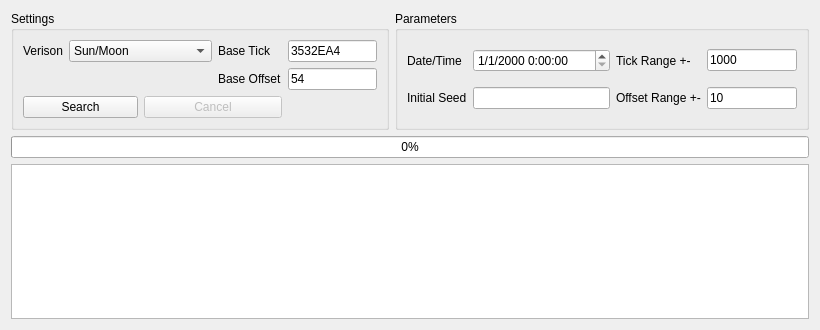
<?xml version="1.0" encoding="UTF-8"?>
<ui version="4.0">
 <class>ProfileCalibrater7</class>
 <widget class="QWidget" name="ProfileCalibrater7">
  <property name="geometry">
   <rect>
    <x>0</x>
    <y>0</y>
    <width>820</width>
    <height>330</height>
   </rect>
  </property>
  <property name="minimumSize">
   <size>
    <width>820</width>
    <height>330</height>
   </size>
  </property>
  <property name="windowTitle">
   <string>Profile Calibrater</string>
  </property>
  <layout class="QGridLayout" name="gridLayout_2">
   <item row="0" column="0">
    <widget class="QGroupBox" name="groupBox_2">
     <property name="title">
      <string>Settings</string>
     </property>
     <layout class="QGridLayout" name="gridLayout_3">
      <item row="0" column="0">
       <widget class="QLabel" name="labelVerison">
        <property name="text">
         <string>Verison</string>
        </property>
       </widget>
      </item>
      <item row="0" column="1" colspan="2">
       <widget class="QComboBox" name="comboBox">
        <item>
         <property name="text">
          <string>Sun/Moon</string>
         </property>
        </item>
        <item>
         <property name="text">
          <string>Ultra Sun/Ultra Moon</string>
         </property>
        </item>
       </widget>
      </item>
      <item row="0" column="3">
       <widget class="QLabel" name="labelBaseTick">
        <property name="text">
         <string>Base Tick</string>
        </property>
       </widget>
      </item>
      <item row="0" column="4">
       <widget class="TextBox" name="textBoxBaseTick">
        <property name="sizePolicy">
         <sizepolicy hsizetype="Preferred" vsizetype="Fixed">
          <horstretch>0</horstretch>
          <verstretch>0</verstretch>
         </sizepolicy>
        </property>
        <property name="text">
         <string notr="true">3532EA4</string>
        </property>
        <property name="maxLength">
         <number>8</number>
        </property>
       </widget>
      </item>
      <item row="1" column="3">
       <widget class="QLabel" name="labelBaseOffset">
        <property name="text">
         <string>Base Offset</string>
        </property>
       </widget>
      </item>
      <item row="1" column="4">
       <widget class="TextBox" name="textBoxBaseOffset">
        <property name="sizePolicy">
         <sizepolicy hsizetype="Preferred" vsizetype="Fixed">
          <horstretch>0</horstretch>
          <verstretch>0</verstretch>
         </sizepolicy>
        </property>
        <property name="text">
         <string notr="true">54</string>
        </property>
        <property name="maxLength">
         <number>5</number>
        </property>
       </widget>
      </item>
      <item row="2" column="0" colspan="2">
       <widget class="QPushButton" name="pushButtonSearch">
        <property name="text">
         <string>Search</string>
        </property>
       </widget>
      </item>
      <item row="2" column="2" colspan="2">
       <widget class="QPushButton" name="pushButtonCancel">
        <property name="enabled">
         <bool>false</bool>
        </property>
        <property name="text">
         <string>Cancel</string>
        </property>
       </widget>
      </item>
     </layout>
    </widget>
   </item>
   <item row="0" column="1">
    <widget class="QGroupBox" name="groupBox">
     <property name="title">
      <string>Parameters</string>
     </property>
     <layout class="QGridLayout" name="gridLayout">
      <item row="0" column="1">
       <widget class="QDateTimeEdit" name="dateTimeEdit">
        <property name="sizePolicy">
         <sizepolicy hsizetype="Preferred" vsizetype="Fixed">
          <horstretch>0</horstretch>
          <verstretch>0</verstretch>
         </sizepolicy>
        </property>
        <property name="toolTip">
         <string>You may need to adjust the hours by +- 1 due to day light savings.</string>
        </property>
        <property name="displayFormat">
         <string>M/d/yyyy H:mm:ss</string>
        </property>
       </widget>
      </item>
      <item row="0" column="0">
       <widget class="QLabel" name="labelDate">
        <property name="text">
         <string>Date/Time</string>
        </property>
       </widget>
      </item>
      <item row="0" column="2">
       <widget class="QLabel" name="labelTickRange">
        <property name="text">
         <string>Tick Range +-</string>
        </property>
       </widget>
      </item>
      <item row="0" column="3">
       <widget class="TextBox" name="textBoxTickRange">
        <property name="sizePolicy">
         <sizepolicy hsizetype="Preferred" vsizetype="Fixed">
          <horstretch>0</horstretch>
          <verstretch>0</verstretch>
         </sizepolicy>
        </property>
        <property name="text">
         <string notr="true">1000</string>
        </property>
        <property name="maxLength">
         <number>8</number>
        </property>
       </widget>
      </item>
      <item row="1" column="0">
       <widget class="QLabel" name="labelInitialSeed">
        <property name="text">
         <string>Initial Seed</string>
        </property>
       </widget>
      </item>
      <item row="1" column="1">
       <widget class="TextBox" name="textBoxInitialSeed">
        <property name="sizePolicy">
         <sizepolicy hsizetype="Preferred" vsizetype="Fixed">
          <horstretch>0</horstretch>
          <verstretch>0</verstretch>
         </sizepolicy>
        </property>
        <property name="maxLength">
         <number>8</number>
        </property>
       </widget>
      </item>
      <item row="1" column="3">
       <widget class="TextBox" name="textBoxOffsetRange">
        <property name="sizePolicy">
         <sizepolicy hsizetype="Preferred" vsizetype="Fixed">
          <horstretch>0</horstretch>
          <verstretch>0</verstretch>
         </sizepolicy>
        </property>
        <property name="text">
         <string notr="true">10</string>
        </property>
        <property name="maxLength">
         <number>8</number>
        </property>
       </widget>
      </item>
      <item row="1" column="2">
       <widget class="QLabel" name="label_4">
        <property name="text">
         <string>Offset Range +-</string>
        </property>
       </widget>
      </item>
     </layout>
    </widget>
   </item>
   <item row="2" column="0" colspan="2">
    <widget class="QTableView" name="tableView">
     <property name="contextMenuPolicy">
      <enum>Qt::CustomContextMenu</enum>
     </property>
    </widget>
   </item>
   <item row="1" column="0" colspan="2">
    <widget class="QProgressBar" name="progressBar">
     <property name="value">
      <number>0</number>
     </property>
    </widget>
   </item>
  </layout>
 </widget>
 <customwidgets>
  <customwidget>
   <class>TextBox</class>
   <extends>QLineEdit</extends>
   <header>Forms/Controls/TextBox.hpp</header>
  </customwidget>
 </customwidgets>
 <tabstops>
  <tabstop>comboBox</tabstop>
  <tabstop>textBoxBaseTick</tabstop>
  <tabstop>textBoxBaseOffset</tabstop>
  <tabstop>dateTimeEdit</tabstop>
  <tabstop>textBoxTickRange</tabstop>
  <tabstop>textBoxInitialSeed</tabstop>
  <tabstop>textBoxOffsetRange</tabstop>
  <tabstop>pushButtonSearch</tabstop>
  <tabstop>pushButtonCancel</tabstop>
  <tabstop>tableView</tabstop>
 </tabstops>
 <resources/>
 <connections/>
</ui>
